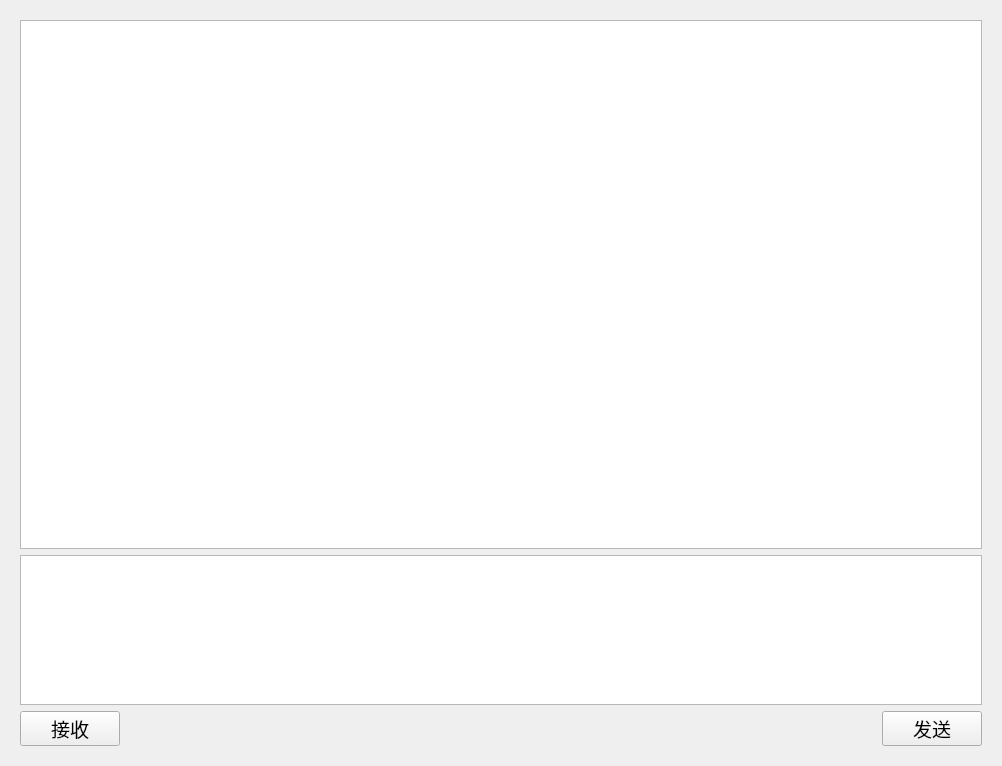
<?xml version="1.0" encoding="UTF-8"?>
<ui version="4.0">
 <class>Chat_box</class>
 <widget class="QWidget" name="Chat_box">
  <property name="geometry">
   <rect>
    <x>0</x>
    <y>0</y>
    <width>1002</width>
    <height>766</height>
   </rect>
  </property>
  <property name="windowTitle">
   <string>Form</string>
  </property>
  <layout class="QGridLayout" name="gridLayout">
   <item row="0" column="0">
    <widget class="QWidget" name="widget" native="true">
     <layout class="QVBoxLayout" name="verticalLayout">
      <item>
       <widget class="List_DataDisplay" name="list_DataDisplay">
        <property name="minimumSize">
         <size>
          <width>0</width>
          <height>0</height>
         </size>
        </property>
        <property name="styleSheet">
         <string notr="true"/>
        </property>
        <property name="horizontalScrollBarPolicy">
         <enum>Qt::ScrollBarPolicy::ScrollBarAlwaysOff</enum>
        </property>
       </widget>
      </item>
      <item>
       <widget class="ElaPlainTextEdit" name="txtE_TextContent">
        <property name="maximumSize">
         <size>
          <width>16777215</width>
          <height>150</height>
         </size>
        </property>
       </widget>
      </item>
      <item>
       <layout class="QHBoxLayout" name="horizontalLayout">
        <item>
         <widget class="QPushButton" name="pbtn_Recv">
          <property name="minimumSize">
           <size>
            <width>100</width>
            <height>35</height>
           </size>
          </property>
          <property name="maximumSize">
           <size>
            <width>100</width>
            <height>35</height>
           </size>
          </property>
          <property name="font">
           <font>
            <pointsize>14</pointsize>
           </font>
          </property>
          <property name="text">
           <string>接收</string>
          </property>
         </widget>
        </item>
        <item>
         <spacer name="horizontalSpacer">
          <property name="orientation">
           <enum>Qt::Orientation::Horizontal</enum>
          </property>
          <property name="sizeHint" stdset="0">
           <size>
            <width>40</width>
            <height>20</height>
           </size>
          </property>
         </spacer>
        </item>
        <item>
         <widget class="ElaPushButton" name="pbtn_Send">
          <property name="minimumSize">
           <size>
            <width>100</width>
            <height>35</height>
           </size>
          </property>
          <property name="maximumSize">
           <size>
            <width>100</width>
            <height>35</height>
           </size>
          </property>
          <property name="font">
           <font>
            <pointsize>14</pointsize>
           </font>
          </property>
          <property name="text">
           <string>发送</string>
          </property>
         </widget>
        </item>
       </layout>
      </item>
     </layout>
    </widget>
   </item>
  </layout>
 </widget>
 <customwidgets>
  <customwidget>
   <class>ElaPushButton</class>
   <extends>QPushButton</extends>
   <header location="global">elapushbutton.h</header>
  </customwidget>
  <customwidget>
   <class>List_DataDisplay</class>
   <extends>QListWidget</extends>
   <header location="global">subrun/list_datadisplay.h</header>
  </customwidget>
  <customwidget>
   <class>ElaPlainTextEdit</class>
   <extends>QTextEdit</extends>
   <header>elaplaintextedit.h</header>
  </customwidget>
 </customwidgets>
 <resources/>
 <connections/>
</ui>
